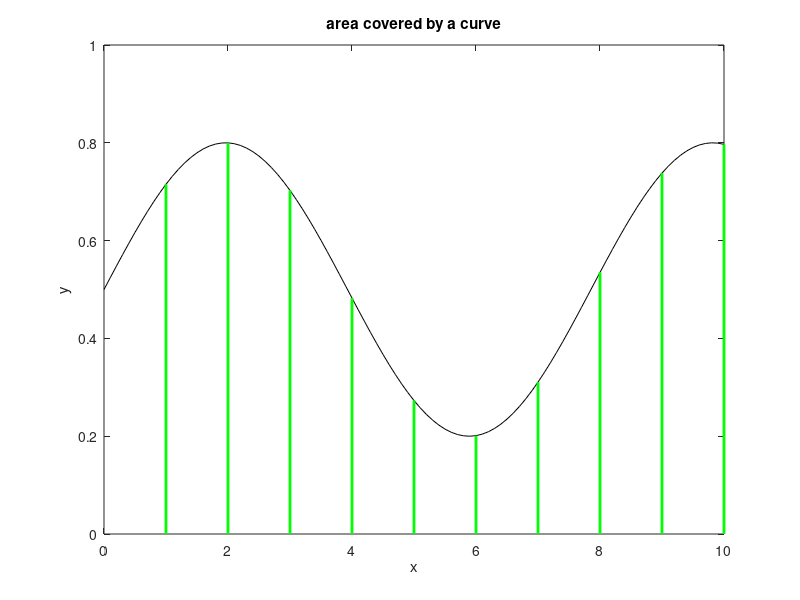

Write MATLAB code to recreate this figure.
% Curve and area
%the curve
x=0:0.1:10;
y=0.5+(0.3*sin(0.8*x));

plot(x,y,'k'); hold on;
axis([0 10 0 1]);
for vx=1:1:10,
   nx=vx*10;
   plot([vx vx],[0 y(nx+1)],'g','linewidth',2);
end;
xlabel('x'); ylabel('y');
title('area covered by a curve');
